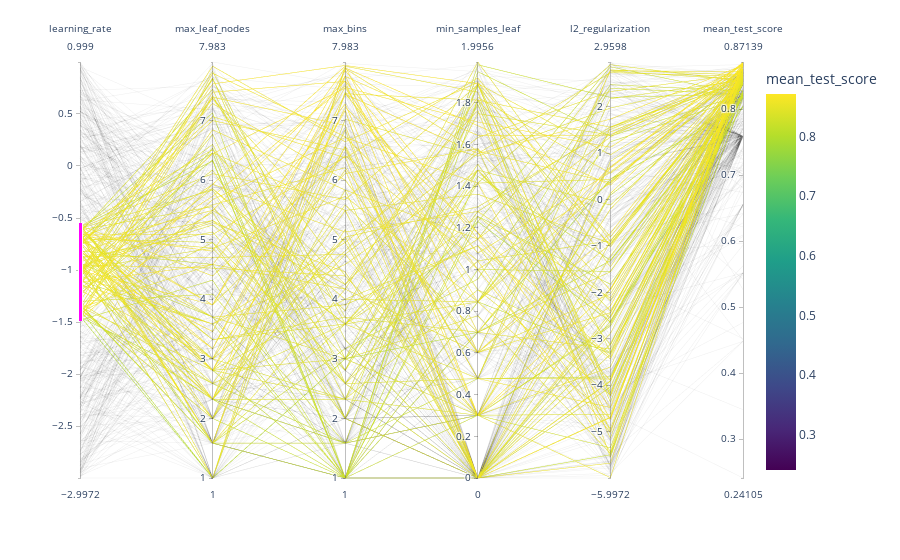

Notebook cell for this chart:
### Markdown cell above
In the previous plot we see that the top performing values are located in a
band of learning rate between 0.01 and 1.0, but we have no control in how the
other hyperparameters interact with such values for the learning rate.
Instead, we can visualize all the hyperparameters at the same time using a
parallel coordinates plot.

### Code cell
import numpy as np
import plotly.express as px

fig = px.parallel_coordinates(
    cv_results.rename(shorten_param, axis=1).apply(
        {
            "learning_rate": np.log10,
            "max_leaf_nodes": np.log2,
            "max_bins": np.log2,
            "min_samples_leaf": np.log10,
            "l2_regularization": np.log10,
            "mean_test_score": lambda x: x,
        }
    ),
    color="mean_test_score",
    color_continuous_scale=px.colors.sequential.Viridis,
)
fig.show()

### Figure 1 — Plotly figure (JSON) as saved in the notebook; plotly's stock layout.template omitted (floating-point values rounded to 4 significant figures; data arrays with more than 128 entries replaced by an {"elided": "..."} marker saying what was removed)
{"data": [{"dimensions": [{"constraintrange": [-1.491, -0.5484], "label": "learning_rate", "values": {"elided": "500 float values"}}, {"label": "max_leaf_nodes", "values": {"elided": "500 float values"}}, {"label": "max_bins", "values": {"elided": "500 float values"}}, {"label": "min_samples_leaf", "values": {"elided": "500 float values"}}, {"label": "l2_regularization", "values": {"elided": "500 float values"}}, {"label": "mean_test_score", "values": {"elided": "500 float values"}}], "domain": {"x": [0, 1], "y": [0, 1]}, "line": {"color": {"elided": "500 float values"}, "coloraxis": "coloraxis"}, "name": "", "type": "parcoords"}], "layout": {"autosize": true, "coloraxis": {"colorbar": {"title": {"text": "mean_test_score"}}, "colorscale": [[0, "#440154"], [0.1111, "#482878"], [0.2222, "#3e4989"], [0.3333, "#31688e"], [0.4444, "#26828e"], [0.5556, "#1f9e89"], [0.6667, "#35b779"], [0.7778, "#6ece58"], [0.8889, "#b5de2b"], [1, "#fde725"]]}, "legend": {"tracegroupgap": 0}, "margin": {"t": 60}}}
